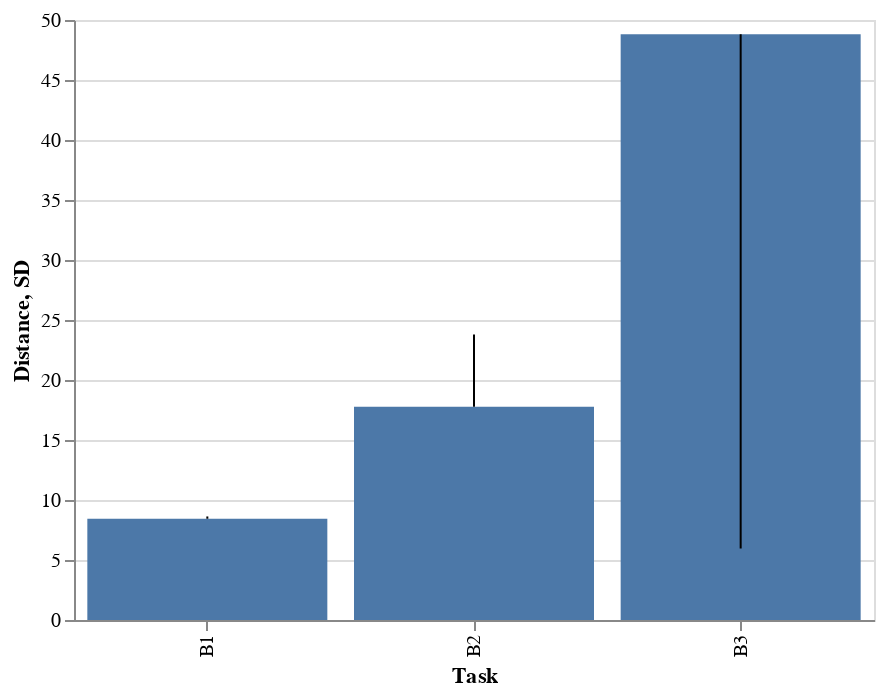

Notebook code for this chart:
### Code cell
bar + err

### Figure 1 — Vega-Lite specification as saved in the notebook (floating-point values rounded to 4 significant figures)
{"$schema": "https://vega.github.io/schema/vega-lite/v2.6.0.json", "config": {"view": {"height": 300, "width": 400}}, "datasets": {"data-dd5fd1702c283399782683234eeaa9cb": [{"Distance": 8.438, "SD": 8.629, "Task": "B1"}, {"Distance": 17.77, "SD": 23.8, "Task": "B2"}, {"Distance": 48.81, "SD": 5.96, "Task": "B3"}]}, "layer": [{"data": {"name": "data-dd5fd1702c283399782683234eeaa9cb"}, "encoding": {"x": {"field": "Task", "type": "nominal"}, "y": {"field": "Distance", "type": "quantitative"}}, "mark": "bar"}, {"data": {"name": "data-dd5fd1702c283399782683234eeaa9cb"}, "encoding": {"x": {"field": "Task", "type": "nominal"}, "y": {"field": "SD", "scale": {"zero": false}, "type": "quantitative"}, "y2": {"field": "Distance", "type": "quantitative"}}, "mark": "rule"}]}
